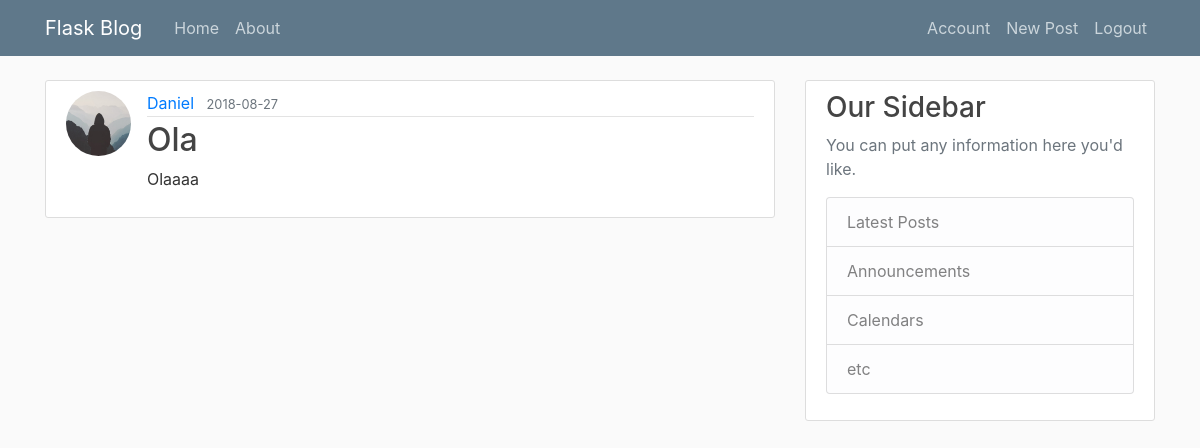
The page /post/1 (signed in) on the database as committed earlier.
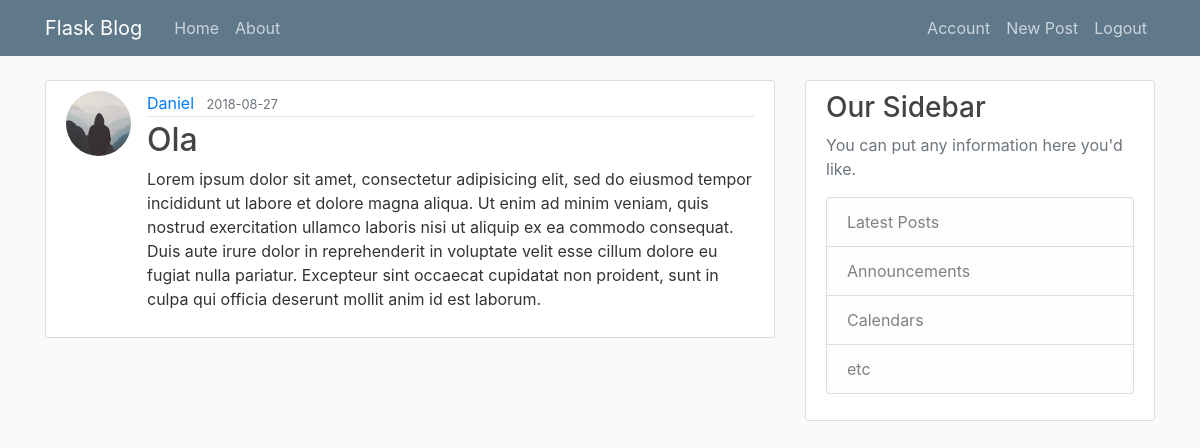
The same page on the database as committed later.
### app/models/models.py (models this page shows, shortened)
class Post(db.Model):
    id = db.Column(db.Integer, primary_key=True)
    title = db.Column(db.String(100), nullable=False)
    data_posted = db.Column(db.DateTime, nullable=False, default=datetime.utcnow)
    content = db.Column(db.Text, nullable=False)
    user_id = db.Column(db.Integer, db.ForeignKey('user.id'), nullable=False)

### app/posts/routes.py (the view)
@posts.route('/post/<int:post_id>', methods=['GET', 'POST'])
@login_required
def post(post_id):
    post = Post.query.get_or_404(post_id)
    return render_template('post.html', title=post.title, post=post)

### app/models/models.py (called while the page is built)
@lg.user_loader
def load_user(user_id):
    return User.query.get(int(user_id))

### app/templates/post.html (shortened to what this page needs)
{% extends "layout.html" %}
{% block content %}
<article class="media content-section">
    <img class="rounded-circle article-img"
         src="{{ url_for('static', filename='profile_pics/' + post.author.image_file )}}">
    <div class="media-body">
        <div class="article-metadata">
            <a class="mr-2" href=" {{ url_for('user_posts', username=post.author.username ) }} ">{{ post.author.username }}</a>
            <small class="text-muted">{{ post.data_posted.strftime('%Y-%m-%d') }}</small>
        </div>
        <h2 class="article-title"> {{ post.title }} </h2>
        <p class="article-content">{{ post.content }}</p>
    </div>
</article>
{% endblock content %}

Rows that differ between the two databases and show on the page:
changed Post "Ola": content "Olaaaa" → "Lorem ipsum dolor sit amet, consectetur adipisicing elit, sed do eiusmod tempor incididunt ut labore et dolore magna aliqua. Ut enim ad minim veniam, quis nostrud exercitation ullamco laboris nisi ut aliquip ex ea commodo consequat. Duis aute irure dolor in reprehenderit in voluptate velit esse cillum dolore eu fugiat nulla pariatur. Excepteur sint occaecat cupidatat non proident, sunt in culpa qui officia deserunt mollit anim id est laborum."
